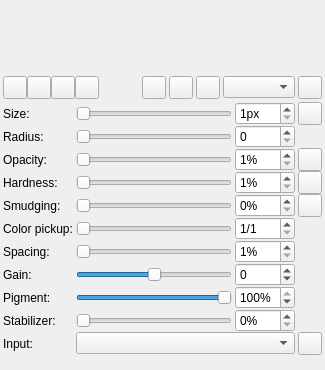
<?xml version="1.0" encoding="UTF-8"?>
<ui version="4.0">
 <class>BrushDock</class>
 <widget class="QWidget" name="BrushDock">
  <property name="geometry">
   <rect>
    <x>0</x>
    <y>0</y>
    <width>325</width>
    <height>370</height>
   </rect>
  </property>
  <layout class="QVBoxLayout">
   <property name="spacing">
    <number>3</number>
   </property>
   <property name="leftMargin">
    <number>3</number>
   </property>
   <property name="topMargin">
    <number>3</number>
   </property>
   <property name="rightMargin">
    <number>3</number>
   </property>
   <property name="bottomMargin">
    <number>3</number>
   </property>
   <item>
    <widget class="widgets::BrushPreview" name="preview">
     <property name="sizePolicy">
      <sizepolicy hsizetype="Expanding" vsizetype="Fixed">
       <horstretch>0</horstretch>
       <verstretch>0</verstretch>
      </sizepolicy>
     </property>
     <property name="minimumSize">
      <size>
       <width>0</width>
       <height>70</height>
      </size>
     </property>
     <property name="maximumSize">
      <size>
       <width>16777215</width>
       <height>128</height>
      </size>
     </property>
    </widget>
   </item>
   <item>
    <layout class="QHBoxLayout">
     <item>
      <widget class="QWidget" name="brushTypeContainer" native="true">
       <layout class="QHBoxLayout">
        <property name="spacing">
         <number>0</number>
        </property>
        <property name="leftMargin">
         <number>0</number>
        </property>
        <property name="topMargin">
         <number>0</number>
        </property>
        <property name="rightMargin">
         <number>0</number>
        </property>
        <property name="bottomMargin">
         <number>0</number>
        </property>
        <item>
         <widget class="widgets::GroupedToolButton" name="hardedgeMode">
          <property name="toolTip">
           <string>Pixel brush</string>
          </property>
          <property name="icon">
           <iconset theme="drawpile_pixelround">
            <normaloff>theme:drawpile_pixelround.svg</normaloff>theme:drawpile_pixelround.svg</iconset>
          </property>
          <property name="checkable">
           <bool>true</bool>
          </property>
          <property name="autoExclusive">
           <bool>true</bool>
          </property>
          <property name="groupPosition">
           <enum>widgets::GroupedToolButton::GroupLeft</enum>
          </property>
         </widget>
        </item>
        <item>
         <widget class="widgets::GroupedToolButton" name="squareMode">
          <property name="toolTip">
           <string>Square pixel brush</string>
          </property>
          <property name="icon">
           <iconset theme="drawpile_square">
            <normaloff>theme:drawpile_square.svg</normaloff>theme:drawpile_square.svg</iconset>
          </property>
          <property name="checkable">
           <bool>true</bool>
          </property>
          <property name="autoExclusive">
           <bool>true</bool>
          </property>
          <property name="groupPosition">
           <enum>widgets::GroupedToolButton::GroupCenter</enum>
          </property>
         </widget>
        </item>
        <item>
         <widget class="widgets::GroupedToolButton" name="softedgeMode">
          <property name="toolTip">
           <string>Brush</string>
          </property>
          <property name="icon">
           <iconset theme="drawpile_round">
            <normaloff>theme:drawpile_round.svg</normaloff>theme:drawpile_round.svg</iconset>
          </property>
          <property name="checkable">
           <bool>true</bool>
          </property>
          <property name="autoExclusive">
           <bool>true</bool>
          </property>
          <property name="groupPosition">
           <enum>widgets::GroupedToolButton::GroupCenter</enum>
          </property>
         </widget>
        </item>
        <item>
         <widget class="widgets::GroupedToolButton" name="mypaintMode">
          <property name="toolTip">
           <string>MyPaint Brush</string>
          </property>
          <property name="icon">
           <iconset theme="draw-brush">
            <normaloff>theme:draw-brush.svg</normaloff>theme:draw-brush.svg</iconset>
          </property>
          <property name="checkable">
           <bool>true</bool>
          </property>
          <property name="autoExclusive">
           <bool>true</bool>
          </property>
          <property name="groupPosition">
           <enum>widgets::GroupedToolButton::GroupRight</enum>
          </property>
         </widget>
        </item>
       </layout>
      </widget>
     </item>
     <item>
      <spacer>
       <property name="orientation">
        <enum>Qt::Horizontal</enum>
       </property>
       <property name="sizeHint" stdset="0">
        <size>
         <width>20</width>
         <height>20</height>
        </size>
       </property>
      </spacer>
     </item>
     <item>
      <widget class="widgets::GroupedToolButton" name="modeColorpick">
       <property name="toolTip">
        <string>Pick initial color from layer</string>
       </property>
       <property name="icon">
        <iconset theme="color-picker">
         <normaloff>theme:color-picker.svg</normaloff>theme:color-picker.svg</iconset>
       </property>
       <property name="checkable">
        <bool>true</bool>
       </property>
      </widget>
     </item>
     <item>
      <widget class="widgets::GroupedToolButton" name="modeLockAlpha">
       <property name="toolTip">
        <string>Lock alpha (recolor mode)</string>
       </property>
       <property name="icon">
        <iconset theme="color-picker">
         <normaloff>theme:object-locked.svg</normaloff>theme:object-locked.svg</iconset>
       </property>
       <property name="checkable">
        <bool>true</bool>
       </property>
      </widget>
     </item>
     <item>
      <widget class="widgets::GroupedToolButton" name="modeEraser">
       <property name="toolTip">
        <string>Eraser mode</string>
       </property>
       <property name="icon">
        <iconset theme="draw-eraser">
         <normaloff>theme:draw-eraser.svg</normaloff>theme:draw-eraser.svg</iconset>
       </property>
       <property name="checkable">
        <bool>true</bool>
       </property>
      </widget>
     </item>
     <item>
      <widget class="QComboBox" name="blendmode"/>
     </item>
     <item>
      <widget class="widgets::GroupedToolButton" name="modeIncremental">
       <property name="toolTip">
        <string>Direct drawing mode</string>
       </property>
       <property name="icon">
        <iconset theme="drawpile_incremental_mode">
         <normaloff>theme:drawpile_incremental_mode.svg</normaloff>theme:drawpile_incremental_mode.svg</iconset>
       </property>
       <property name="checkable">
        <bool>true</bool>
       </property>
      </widget>
     </item>
    </layout>
   </item>
   <item>
    <layout class="QGridLayout">
     <property name="horizontalSpacing">
      <number>3</number>
     </property>
     <property name="verticalSpacing">
      <number>0</number>
     </property>
     <item row="4" column="3">
      <widget class="widgets::GroupedToolButton" name="pressureSmudging">
       <property name="toolTip">
        <string>Pressure sensitivity</string>
       </property>
       <property name="icon">
        <iconset theme="draw-brush">
         <normaloff>theme:draw-brush.svg</normaloff>theme:draw-brush.svg</iconset>
       </property>
       <property name="checkable">
        <bool>true</bool>
       </property>
      </widget>
     </item>
     <item row="3" column="3">
      <widget class="widgets::GroupedToolButton" name="pressureHardness">
       <property name="toolTip">
        <string>Pressure sensitivity</string>
       </property>
       <property name="icon">
        <iconset theme="draw-brush">
         <normaloff>theme:draw-brush.svg</normaloff>theme:draw-brush.svg</iconset>
       </property>
       <property name="checkable">
        <bool>true</bool>
       </property>
      </widget>
     </item>
     <item row="0" column="0">
      <widget class="QLabel" name="brushsizeLabel">
       <property name="text">
        <string>Size:</string>
       </property>
      </widget>
     </item>
     <item row="7" column="0">
      <widget class="QLabel" name="gainLabel">
       <property name="text">
        <string>Gain:</string>
       </property>
      </widget>
     </item>
     <item row="9" column="0">
      <widget class="QLabel" name="slowTrackingLabel">
       <property name="text">
        <string>Stabilizer:</string>
       </property>
      </widget>
     </item>
     <item row="4" column="2">
      <widget class="QSpinBox" name="smudgingBox">
       <property name="suffix">
        <string notr="true">%</string>
       </property>
       <property name="minimum">
        <number>0</number>
       </property>
       <property name="maximum">
        <number>100</number>
       </property>
       <property name="value">
        <number>0</number>
       </property>
      </widget>
     </item>
     <item row="8" column="2">
      <widget class="QSpinBox" name="paintModeBox">
       <property name="suffix">
        <string>%</string>
       </property>
       <property name="maximum">
        <number>100</number>
       </property>
       <property name="value">
        <number>100</number>
       </property>
      </widget>
     </item>
     <item row="3" column="0">
      <widget class="QLabel" name="hardnessLabel">
       <property name="text">
        <string>Hardness:</string>
       </property>
      </widget>
     </item>
     <item row="3" column="2">
      <widget class="QSpinBox" name="hardnessBox">
       <property name="suffix">
        <string notr="true">%</string>
       </property>
       <property name="minimum">
        <number>1</number>
       </property>
       <property name="maximum">
        <number>100</number>
       </property>
      </widget>
     </item>
     <item row="0" column="1">
      <widget class="QSlider" name="brushsizeSlider">
       <property name="minimum">
        <number>1</number>
       </property>
       <property name="maximum">
        <number>128</number>
       </property>
       <property name="orientation">
        <enum>Qt::Horizontal</enum>
       </property>
      </widget>
     </item>
     <item row="6" column="0">
      <widget class="QLabel" name="brushspacingLabel">
       <property name="text">
        <string>Spacing:</string>
       </property>
      </widget>
     </item>
     <item row="5" column="2">
      <widget class="QSpinBox" name="colorpickupBox">
       <property name="prefix">
        <string notr="true">1/</string>
       </property>
       <property name="minimum">
        <number>1</number>
       </property>
       <property name="maximum">
        <number>32</number>
       </property>
      </widget>
     </item>
     <item row="7" column="2">
      <widget class="QSpinBox" name="gainBox">
       <property name="suffix">
        <string/>
       </property>
       <property name="minimum">
        <number>-180</number>
       </property>
       <property name="maximum">
        <number>180</number>
       </property>
       <property name="value">
        <number>0</number>
       </property>
      </widget>
     </item>
     <item row="2" column="0">
      <widget class="QLabel">
       <property name="text">
        <string>Opacity:</string>
       </property>
      </widget>
     </item>
     <item row="2" column="2">
      <widget class="QSpinBox" name="opacityBox">
       <property name="suffix">
        <string notr="true">%</string>
       </property>
       <property name="minimum">
        <number>1</number>
       </property>
       <property name="maximum">
        <number>100</number>
       </property>
      </widget>
     </item>
     <item row="6" column="2">
      <widget class="QSpinBox" name="brushspacingBox">
       <property name="suffix">
        <string notr="true">%</string>
       </property>
       <property name="minimum">
        <number>1</number>
       </property>
       <property name="maximum">
        <number>999</number>
       </property>
      </widget>
     </item>
     <item row="2" column="1">
      <widget class="QSlider" name="brushopacity">
       <property name="minimum">
        <number>1</number>
       </property>
       <property name="maximum">
        <number>100</number>
       </property>
       <property name="orientation">
        <enum>Qt::Horizontal</enum>
       </property>
      </widget>
     </item>
     <item row="9" column="1">
      <widget class="QSlider" name="slowTrackingSlider">
       <property name="maximum">
        <number>100</number>
       </property>
       <property name="orientation">
        <enum>Qt::Horizontal</enum>
       </property>
      </widget>
     </item>
     <item row="6" column="1">
      <widget class="QSlider" name="brushspacingSlider">
       <property name="minimum">
        <number>1</number>
       </property>
       <property name="maximum">
        <number>50</number>
       </property>
       <property name="orientation">
        <enum>Qt::Horizontal</enum>
       </property>
      </widget>
     </item>
     <item row="5" column="1">
      <widget class="QSlider" name="colorpickup">
       <property name="minimum">
        <number>1</number>
       </property>
       <property name="maximum">
        <number>32</number>
       </property>
       <property name="orientation">
        <enum>Qt::Horizontal</enum>
       </property>
      </widget>
     </item>
     <item row="0" column="3">
      <widget class="widgets::GroupedToolButton" name="pressureSize">
       <property name="toolTip">
        <string>Pressure sensitivity</string>
       </property>
       <property name="icon">
        <iconset theme="draw-brush">
         <normaloff>theme:draw-brush.svg</normaloff>theme:draw-brush.svg</iconset>
       </property>
       <property name="checkable">
        <bool>true</bool>
       </property>
      </widget>
     </item>
     <item row="8" column="0">
      <widget class="QLabel" name="paintModeLabel">
       <property name="text">
        <string>Pigment:</string>
       </property>
      </widget>
     </item>
     <item row="2" column="3">
      <widget class="widgets::GroupedToolButton" name="pressureOpacity">
       <property name="toolTip">
        <string>Pressure sensitivity</string>
       </property>
       <property name="icon">
        <iconset theme="draw-brush">
         <normaloff>theme:draw-brush.svg</normaloff>theme:draw-brush.svg</iconset>
       </property>
       <property name="checkable">
        <bool>true</bool>
       </property>
      </widget>
     </item>
     <item row="10" column="1" colspan="2">
      <widget class="QComboBox" name="inputPreset"/>
     </item>
     <item row="3" column="1">
      <widget class="QSlider" name="brushhardness">
       <property name="minimum">
        <number>1</number>
       </property>
       <property name="maximum">
        <number>100</number>
       </property>
       <property name="orientation">
        <enum>Qt::Horizontal</enum>
       </property>
      </widget>
     </item>
     <item row="7" column="1">
      <widget class="QSlider" name="gainSlider">
       <property name="minimum">
        <number>-180</number>
       </property>
       <property name="maximum">
        <number>180</number>
       </property>
       <property name="orientation">
        <enum>Qt::Horizontal</enum>
       </property>
      </widget>
     </item>
     <item row="4" column="1">
      <widget class="QSlider" name="brushsmudging">
       <property name="minimum">
        <number>0</number>
       </property>
       <property name="maximum">
        <number>100</number>
       </property>
       <property name="value">
        <number>0</number>
       </property>
       <property name="orientation">
        <enum>Qt::Horizontal</enum>
       </property>
      </widget>
     </item>
     <item row="8" column="1">
      <widget class="QSlider" name="paintModeSlider">
       <property name="maximum">
        <number>100</number>
       </property>
       <property name="value">
        <number>100</number>
       </property>
       <property name="orientation">
        <enum>Qt::Horizontal</enum>
       </property>
      </widget>
     </item>
     <item row="4" column="0">
      <widget class="QLabel" name="smudgingLabel">
       <property name="text">
        <string>Smudging:</string>
       </property>
      </widget>
     </item>
     <item row="0" column="2">
      <widget class="QSpinBox" name="brushsizeBox">
       <property name="suffix">
        <string>px</string>
       </property>
       <property name="minimum">
        <number>1</number>
       </property>
       <property name="maximum">
        <number>255</number>
       </property>
      </widget>
     </item>
     <item row="10" column="0">
      <widget class="QLabel">
       <property name="text">
        <string>Input:</string>
       </property>
      </widget>
     </item>
     <item row="9" column="2">
      <widget class="QSpinBox" name="slowTrackingBox">
       <property name="suffix">
        <string>%</string>
       </property>
       <property name="maximum">
        <number>100</number>
       </property>
      </widget>
     </item>
     <item row="5" column="0">
      <widget class="QLabel" name="colorpickupLabel">
       <property name="text">
        <string>Color pickup:</string>
       </property>
      </widget>
     </item>
     <item row="10" column="3">
      <widget class="widgets::GroupedToolButton" name="configureInput">
       <property name="toolTip">
        <string>Configure input presets</string>
       </property>
       <property name="icon">
        <iconset theme="configure">
         <normaloff>theme:configure.svg</normaloff>theme:configure.svg</iconset>
       </property>
      </widget>
     </item>
     <item row="1" column="0">
      <widget class="QLabel" name="radiusLogarithmicLabel">
       <property name="text">
        <string>Radius:</string>
       </property>
      </widget>
     </item>
     <item row="1" column="1">
      <widget class="QSlider" name="radiusLogarithmicSlider">
       <property name="maximum">
        <number>800</number>
       </property>
       <property name="orientation">
        <enum>Qt::Horizontal</enum>
       </property>
      </widget>
     </item>
     <item row="1" column="2">
      <widget class="QSpinBox" name="radiusLogarithmicBox">
       <property name="maximum">
        <number>800</number>
       </property>
      </widget>
     </item>
    </layout>
   </item>
   <item>
    <spacer>
     <property name="orientation">
      <enum>Qt::Vertical</enum>
     </property>
     <property name="sizeHint" stdset="0">
      <size>
       <width>20</width>
       <height>0</height>
      </size>
     </property>
    </spacer>
   </item>
  </layout>
 </widget>
 <customwidgets>
  <customwidget>
   <class>widgets::BrushPreview</class>
   <extends>QFrame</extends>
   <header>widgets/brushpreview.h</header>
   <container>1</container>
  </customwidget>
  <customwidget>
   <class>widgets::GroupedToolButton</class>
   <extends>QToolButton</extends>
   <header>widgets/groupedtoolbutton.h</header>
  </customwidget>
 </customwidgets>
 <resources/>
 <connections>
  <connection>
   <sender>brushsizeSlider</sender>
   <signal>valueChanged(int)</signal>
   <receiver>brushsizeBox</receiver>
   <slot>setValue(int)</slot>
   <hints>
    <hint type="sourcelabel">
     <x>223</x>
     <y>189</y>
    </hint>
    <hint type="destinationlabel">
     <x>273</x>
     <y>182</y>
    </hint>
   </hints>
  </connection>
  <connection>
   <sender>brushsizeBox</sender>
   <signal>valueChanged(int)</signal>
   <receiver>brushsizeSlider</receiver>
   <slot>setValue(int)</slot>
   <hints>
    <hint type="sourcelabel">
     <x>263</x>
     <y>190</y>
    </hint>
    <hint type="destinationlabel">
     <x>229</x>
     <y>192</y>
    </hint>
   </hints>
  </connection>
  <connection>
   <sender>brushopacity</sender>
   <signal>valueChanged(int)</signal>
   <receiver>opacityBox</receiver>
   <slot>setValue(int)</slot>
   <hints>
    <hint type="sourcelabel">
     <x>194</x>
     <y>245</y>
    </hint>
    <hint type="destinationlabel">
     <x>304</x>
     <y>231</y>
    </hint>
   </hints>
  </connection>
  <connection>
   <sender>opacityBox</sender>
   <signal>valueChanged(int)</signal>
   <receiver>brushopacity</receiver>
   <slot>setValue(int)</slot>
   <hints>
    <hint type="sourcelabel">
     <x>260</x>
     <y>241</y>
    </hint>
    <hint type="destinationlabel">
     <x>202</x>
     <y>244</y>
    </hint>
   </hints>
  </connection>
  <connection>
   <sender>brushhardness</sender>
   <signal>valueChanged(int)</signal>
   <receiver>hardnessBox</receiver>
   <slot>setValue(int)</slot>
   <hints>
    <hint type="sourcelabel">
     <x>213</x>
     <y>293</y>
    </hint>
    <hint type="destinationlabel">
     <x>295</x>
     <y>281</y>
    </hint>
   </hints>
  </connection>
  <connection>
   <sender>hardnessBox</sender>
   <signal>valueChanged(int)</signal>
   <receiver>brushhardness</receiver>
   <slot>setValue(int)</slot>
   <hints>
    <hint type="sourcelabel">
     <x>290</x>
     <y>287</y>
    </hint>
    <hint type="destinationlabel">
     <x>219</x>
     <y>300</y>
    </hint>
   </hints>
  </connection>
  <connection>
   <sender>brushsmudging</sender>
   <signal>valueChanged(int)</signal>
   <receiver>smudgingBox</receiver>
   <slot>setValue(int)</slot>
   <hints>
    <hint type="sourcelabel">
     <x>206</x>
     <y>347</y>
    </hint>
    <hint type="destinationlabel">
     <x>284</x>
     <y>331</y>
    </hint>
   </hints>
  </connection>
  <connection>
   <sender>smudgingBox</sender>
   <signal>valueChanged(int)</signal>
   <receiver>brushsmudging</receiver>
   <slot>setValue(int)</slot>
   <hints>
    <hint type="sourcelabel">
     <x>253</x>
     <y>343</y>
    </hint>
    <hint type="destinationlabel">
     <x>222</x>
     <y>345</y>
    </hint>
   </hints>
  </connection>
  <connection>
   <sender>colorpickup</sender>
   <signal>valueChanged(int)</signal>
   <receiver>colorpickupBox</receiver>
   <slot>setValue(int)</slot>
   <hints>
    <hint type="sourcelabel">
     <x>214</x>
     <y>369</y>
    </hint>
    <hint type="destinationlabel">
     <x>305</x>
     <y>372</y>
    </hint>
   </hints>
  </connection>
  <connection>
   <sender>colorpickupBox</sender>
   <signal>valueChanged(int)</signal>
   <receiver>colorpickup</receiver>
   <slot>setValue(int)</slot>
   <hints>
    <hint type="sourcelabel">
     <x>278</x>
     <y>385</y>
    </hint>
    <hint type="destinationlabel">
     <x>222</x>
     <y>379</y>
    </hint>
   </hints>
  </connection>
  <connection>
   <sender>brushspacingSlider</sender>
   <signal>valueChanged(int)</signal>
   <receiver>brushspacingBox</receiver>
   <slot>setValue(int)</slot>
   <hints>
    <hint type="sourcelabel">
     <x>229</x>
     <y>409</y>
    </hint>
    <hint type="destinationlabel">
     <x>304</x>
     <y>409</y>
    </hint>
   </hints>
  </connection>
  <connection>
   <sender>brushspacingBox</sender>
   <signal>valueChanged(int)</signal>
   <receiver>brushspacingSlider</receiver>
   <slot>setValue(int)</slot>
   <hints>
    <hint type="sourcelabel">
     <x>279</x>
     <y>411</y>
    </hint>
    <hint type="destinationlabel">
     <x>221</x>
     <y>415</y>
    </hint>
   </hints>
  </connection>
  <connection>
   <sender>gainSlider</sender>
   <signal>valueChanged(int)</signal>
   <receiver>gainBox</receiver>
   <slot>setValue(int)</slot>
   <hints>
    <hint type="sourcelabel">
     <x>154</x>
     <y>275</y>
    </hint>
    <hint type="destinationlabel">
     <x>264</x>
     <y>275</y>
    </hint>
   </hints>
  </connection>
  <connection>
   <sender>gainBox</sender>
   <signal>valueChanged(int)</signal>
   <receiver>gainSlider</receiver>
   <slot>setValue(int)</slot>
   <hints>
    <hint type="sourcelabel">
     <x>264</x>
     <y>275</y>
    </hint>
    <hint type="destinationlabel">
     <x>154</x>
     <y>275</y>
    </hint>
   </hints>
  </connection>
  <connection>
   <sender>paintModeBox</sender>
   <signal>valueChanged(int)</signal>
   <receiver>paintModeSlider</receiver>
   <slot>setValue(int)</slot>
   <hints>
    <hint type="sourcelabel">
     <x>264</x>
     <y>301</y>
    </hint>
    <hint type="destinationlabel">
     <x>154</x>
     <y>301</y>
    </hint>
   </hints>
  </connection>
  <connection>
   <sender>paintModeSlider</sender>
   <signal>valueChanged(int)</signal>
   <receiver>paintModeBox</receiver>
   <slot>setValue(int)</slot>
   <hints>
    <hint type="sourcelabel">
     <x>154</x>
     <y>301</y>
    </hint>
    <hint type="destinationlabel">
     <x>264</x>
     <y>301</y>
    </hint>
   </hints>
  </connection>
  <connection>
   <sender>slowTrackingBox</sender>
   <signal>valueChanged(int)</signal>
   <receiver>slowTrackingSlider</receiver>
   <slot>setValue(int)</slot>
   <hints>
    <hint type="sourcelabel">
     <x>264</x>
     <y>325</y>
    </hint>
    <hint type="destinationlabel">
     <x>154</x>
     <y>325</y>
    </hint>
   </hints>
  </connection>
  <connection>
   <sender>slowTrackingSlider</sender>
   <signal>valueChanged(int)</signal>
   <receiver>slowTrackingBox</receiver>
   <slot>setValue(int)</slot>
   <hints>
    <hint type="sourcelabel">
     <x>154</x>
     <y>325</y>
    </hint>
    <hint type="destinationlabel">
     <x>264</x>
     <y>325</y>
    </hint>
   </hints>
  </connection>
  <connection>
   <sender>radiusLogarithmicBox</sender>
   <signal>valueChanged(int)</signal>
   <receiver>radiusLogarithmicSlider</receiver>
   <slot>setValue(int)</slot>
   <hints>
    <hint type="sourcelabel">
     <x>264</x>
     <y>142</y>
    </hint>
    <hint type="destinationlabel">
     <x>154</x>
     <y>142</y>
    </hint>
   </hints>
  </connection>
  <connection>
   <sender>radiusLogarithmicSlider</sender>
   <signal>valueChanged(int)</signal>
   <receiver>radiusLogarithmicBox</receiver>
   <slot>setValue(int)</slot>
   <hints>
    <hint type="sourcelabel">
     <x>154</x>
     <y>142</y>
    </hint>
    <hint type="destinationlabel">
     <x>264</x>
     <y>142</y>
    </hint>
   </hints>
  </connection>
 </connections>
</ui>
